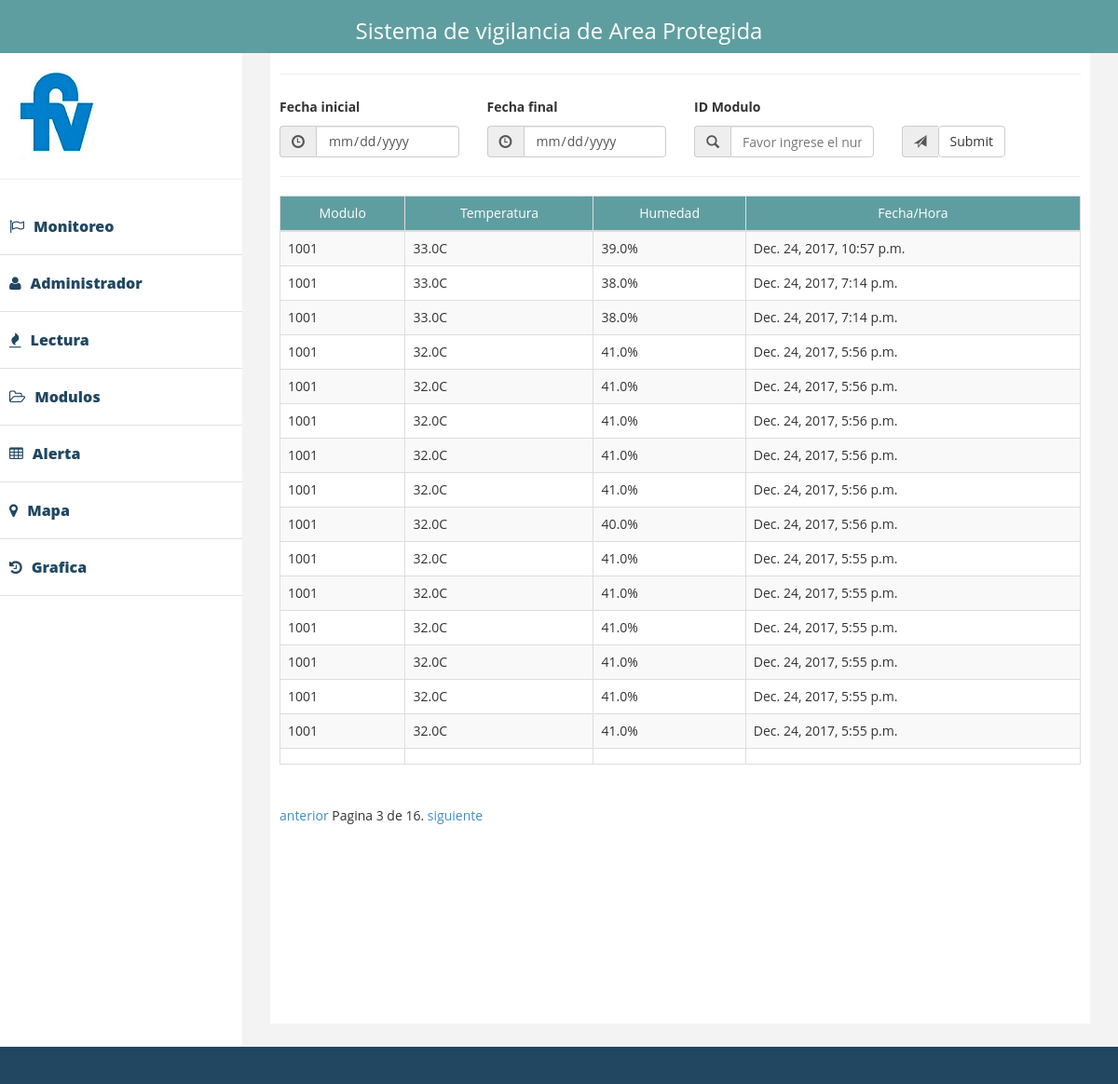
/interface/lectura/?page=3, run on the app's committed database.
### interface/models.py (models this page shows)
class LecturaTempHume(models.Model):
    temperatura     = models.FloatField(blank=True, null=True)
    humedad         = models.FloatField(blank=True, null=True)
    tiempo       = models.DateTimeField(auto_now=True, )
    modulo = models.CharField(max_length=8)

### interface/views.py (the view)
def lectura(request):
    context = querrys(request, LecturaTempHume)
    return render(request, 'lecture.html', context)

### templates/lecture.html (shortened to what this page needs)
{% extends 'index.html' %}
{% block table %}
    <thead id="head-th">
    <hr/>
    <tr>
        <td>Modulo</td>
        <td>Temperatura</td>
        <td>Humedad</td>
        <td>Fecha/Hora</td>
    </tr>
    </thead>
    <tbody>
    {% for ob in Object_list %}
        <tr>
            <td>{{ ob.modulo }} </td>
            <td>{{ ob.temperatura }}C</td>
            <td>{{ ob.humedad }}%</td>
            <td>{{ ob.tiempo }}</td>
        </tr>
    {% endfor %}
            <td>{{ ob.modulo }}</td>
            <td>{{ ob.temperatura }}</td>
            <td>{{ ob.humedad }}</td>
            <td>{{ ob.tiempo }}</td>
    </tbody>
{% endblock %}

### static/assets/css/custom.css (style rules this page uses)
body { font-family: 'Open Sans', sans-serif; line-height:30px; }

### static/css/styles.css (style rules this page uses)
#head-th { background-color: cadetblue; color: white; text-align: center; }
html, body { height: 100%; margin: 0; padding: 0; }

### data on the page
LecturaTempHume: modulo "1001", temperatura "33.0", humedad "39.0", tiempo "Dec. 24, 2017, 10:57 p.m."
LecturaTempHume: modulo "1001", temperatura "33.0", humedad "38.0", tiempo "Dec. 24, 2017, 7:14 p.m."
LecturaTempHume: modulo "1001", temperatura "33.0", humedad "38.0", tiempo "Dec. 24, 2017, 7:14 p.m."
LecturaTempHume: modulo "1001", temperatura "32.0", humedad "41.0", tiempo "Dec. 24, 2017, 5:56 p.m."
LecturaTempHume: modulo "1001", temperatura "32.0", humedad "41.0", tiempo "Dec. 24, 2017, 5:56 p.m."
LecturaTempHume: modulo "1001", temperatura "32.0", humedad "41.0", tiempo "Dec. 24, 2017, 5:56 p.m."
LecturaTempHume: modulo "1001", temperatura "32.0", humedad "41.0", tiempo "Dec. 24, 2017, 5:56 p.m."
LecturaTempHume: modulo "1001", temperatura "32.0", humedad "41.0", tiempo "Dec. 24, 2017, 5:56 p.m."
LecturaTempHume: modulo "1001", temperatura "32.0", humedad "40.0", tiempo "Dec. 24, 2017, 5:56 p.m."
LecturaTempHume: modulo "1001", temperatura "32.0", humedad "41.0", tiempo "Dec. 24, 2017, 5:55 p.m."
LecturaTempHume: modulo "1001", temperatura "32.0", humedad "41.0", tiempo "Dec. 24, 2017, 5:55 p.m."
LecturaTempHume: modulo "1001", temperatura "32.0", humedad "41.0", tiempo "Dec. 24, 2017, 5:55 p.m."
LecturaTempHume: modulo "1001", temperatura "32.0", humedad "41.0", tiempo "Dec. 24, 2017, 5:55 p.m."
LecturaTempHume: modulo "1001", temperatura "32.0", humedad "41.0", tiempo "Dec. 24, 2017, 5:55 p.m."
LecturaTempHume: modulo "1001", temperatura "32.0", humedad "41.0", tiempo "Dec. 24, 2017, 5:55 p.m."

### other printed values
{{ Object_list.number }} "3"
{{ Object_list.paginator.num_pages }} "16"
